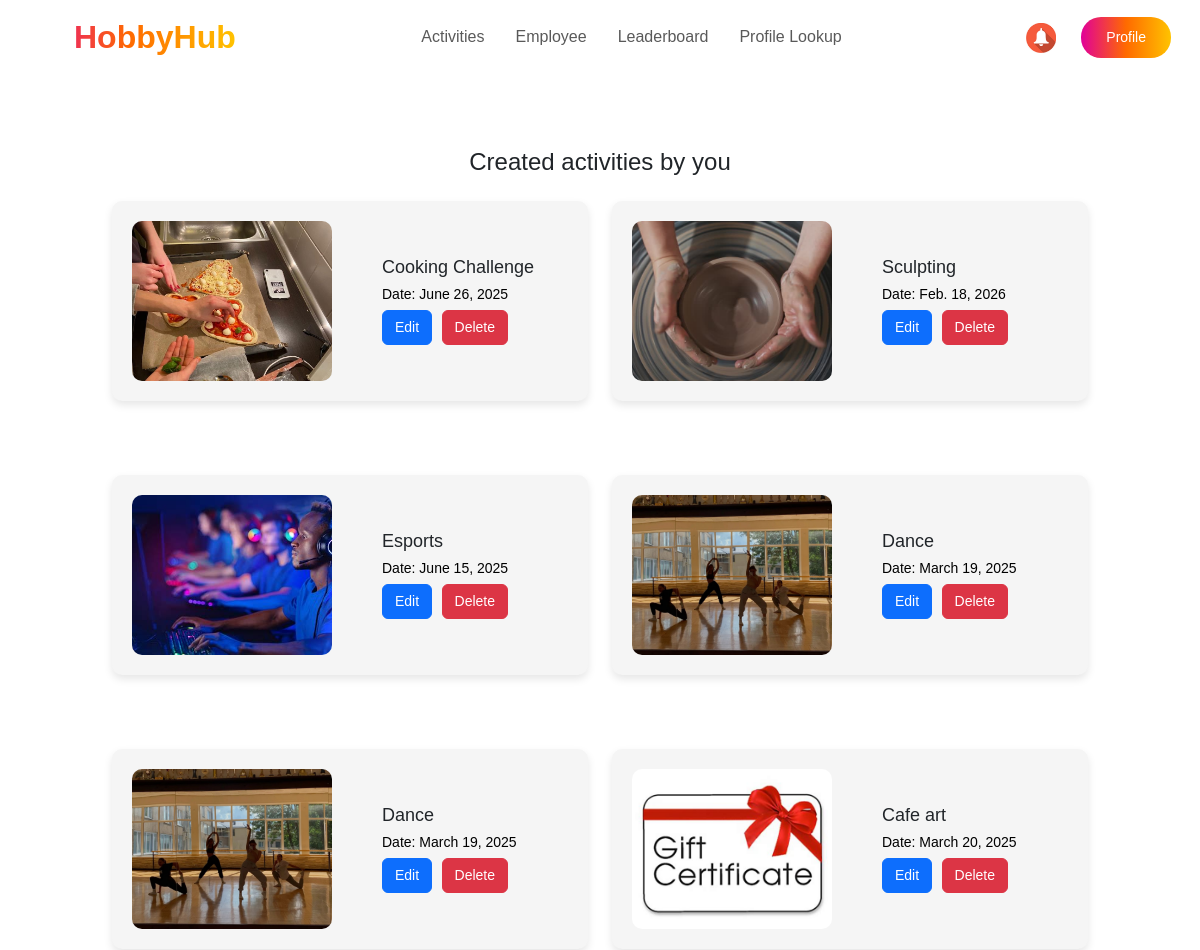
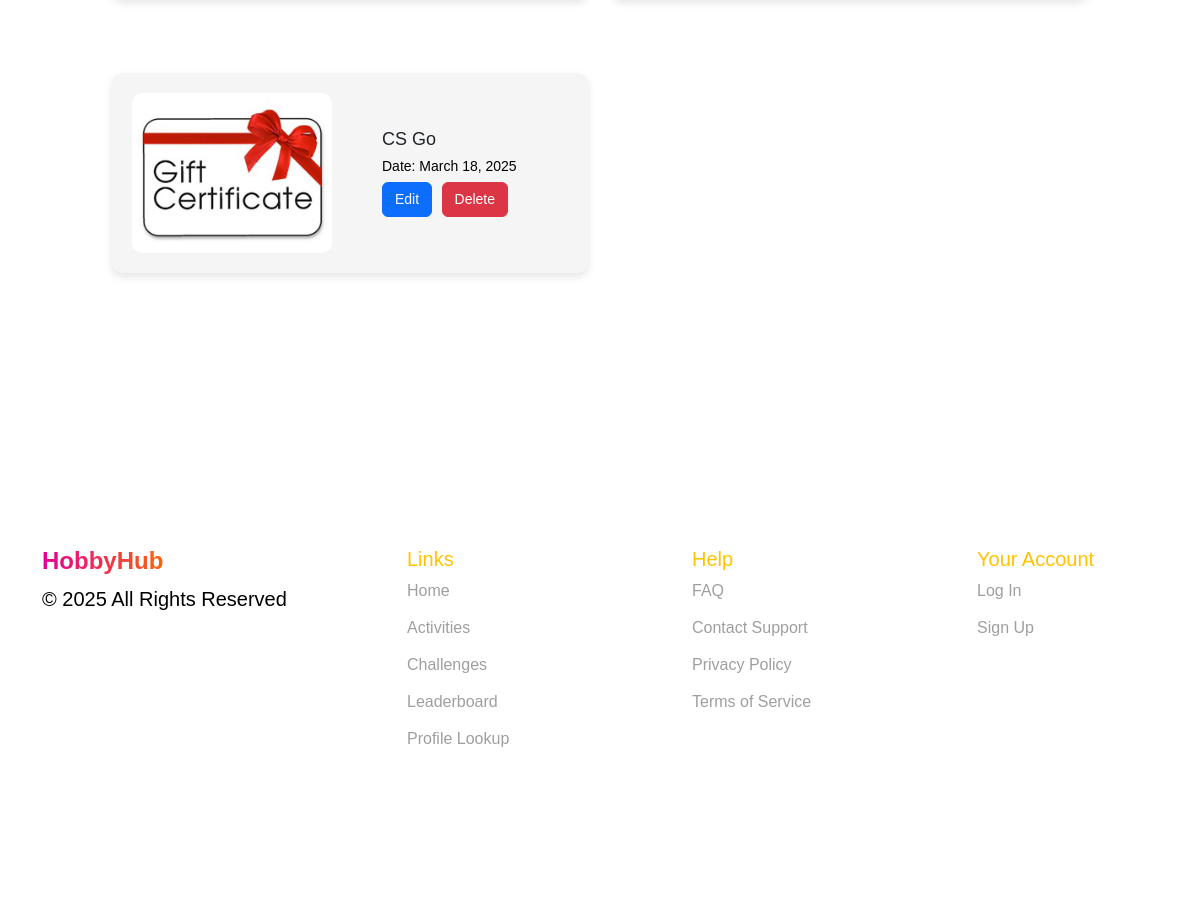
The app's page /organizer/ (signed in) with its own data (2 pictures, top to bottom).
### events/models.py (models this page shows, shortened)
class Event(models.Model):
    title = models.CharField(max_length=150)
    description = models.TextField()
    location = models.CharField(max_length=250)
    date = models.DateField()
    time = models.TimeField()
    hobbies = models.ManyToManyField(Hobby, related_name='events')
    image = models.ImageField(upload_to='event_images/', null=True, blank=True)
    company = models.ForeignKey(
        Company,
        to_field='company_id',
        on_delete=models.CASCADE,
        verbose_name="Company"
    )
    diamonds = models.IntegerField(default=0, verbose_name="Diamonds")
    quota = models.IntegerField(default=10, verbose_name="Quota")
    participants = models.ManyToManyField(Employee, related_name='events', blank=True)

### events/views.py (the view)
# urls.py: path('organizer/', organizer_view, name='organizer_view'),
@role_required("organizer")
def organizer_view(request):
    events = Event.objects.all()
    return render(request, 'organizer.html', {'events': events})

### events/views.py (called while the page is built)
def role_required(role):
    def decorator(view_func):
        @wraps(view_func)
        def wrapper(request, *args, **kwargs):
            if role == "employee" and not request.session.get("nickname"):
                return redirect(f"/sign_in/?next={request.get_full_path()}")
            if role == "organizer" and not request.session.get("company_id"):
                return redirect(f"/sign_in/?next={request.get_full_path()}")
            return view_func(request, *args, **kwargs)
        return wrapper
    return decorator

### events/templates/organizer.html (shortened to what this page needs)
{% extends "organizer_base.html" %}
    {% load static %}
    {% block extra_css %}
    <link rel="stylesheet" href="https://cdn.jsdelivr.net/npm/bootstrap@5.3.0/dist/css/bootstrap.min.css">
    <link rel="stylesheet" href="{% static 'css/all.css' %}">
    <link href="https://fonts.cdnfonts.com/css/gilroy-bold" rel="stylesheet">
    {% endblock %}
{% block content %}
    <section class="your-activities">
        <div class="container mt-5">
            <h2 class="title text-center">Created activities by you</h2>
            <div class="row mt-4">
                {% for event in events %}
                <div class="col-md-6 mb-4" id="activities">
                    <div class="activity-card">
                            <img src="{{ event.image.url }}" class="activity-img" alt="{{ event.title }}" width="200">
                            <div class="activity-info">
                                <h5>{{ event.title }}</h5>
                                <p>Date: {{ event.date }}</p>
                                <button class="btn btn-primary">Edit</button>
                                <button class="btn btn-danger">Delete</button>
                            </div>
                        </div>
                    </div>
                {% endfor %}
            </div>
        </div>
    </section>
    {% endblock %}

### events/templates/organizer_base.html (shortened to what this page needs)
<!DOCTYPE html>
<html lang="en">
<head>
    {% load static %}
    <link rel="stylesheet" href="https://cdn.jsdelivr.net/npm/bootstrap@5.3.0/dist/css/bootstrap.min.css">
    <link href="https://fonts.cdnfonts.com/css/gilroy-bold" rel="stylesheet">
    {% block extra_css %}{% endblock %}
</head>
<body>
     <section class="header">
        <nav class="navbar navbar-expand-lg navbar-bold bg-white  px-4 fixed-top">
            <a class="navbar-brand fw-bold gradient-text logo" href="{% url 'organizer_view' %}">HobbyHub</span></a>
            <div class="collapse navbar-collapse justify-content-center" id="navbarNav">
                <ul class="navbar-nav">
                    <li class="nav-item header-text"><a class="nav-link" href="{% url 'activities' %}">Activities</a></li>
                    <li class="nav-item header-text"><a class="nav-link" href="{% url 'employees' %}">Employee</a></li>
                    <li class="nav-item header-text"><a class="nav-link" href="{% url 'leaderboard_show' %}">Leaderboard</a></li>
                    <li class="nav-item header-text"><a class="nav-link" href="{% url 'organizer_profile_lookup' %}">Profile Lookup</a></li>
                </ul>
            </div>
            <div class="d-flex">
                <a class="notifications"><img src="{% static 'images/bell.jpg' %}" alt="Notification"></a>
                <button class="btn btn-gradient" ><a href="{% url 'organizer_profile'%}" style="text-decoration: none; color: #fff;">Profile</a></button>
            </div>
        </nav>
    </section>
    {% block content %}{% endblock %}
    <footer class="footer">
        <div class="container">
            <div class="row">
                <div class="col-md-3">
                    <h4 class="fw-bold gradient-text">HobbyHub</h4>
                    <p>© 2025 All Rights Reserved</p>
                </div>
                <div class="col-md-3">
                    <h5>Links</h5>
                    <ul>
                        <li><a href="#">Home</a></li>
                        <li><a href="#">Activities</a></li>
                        <li><a href="#">Challenges</a></li>
                        <li><a href="#">Leaderboard</a></li>
                        <li><a href="#">Profile Lookup</a></li>
                    </ul>
                </div>
                <div class="col-md-3">
                    <h5>Help</h5>
                    <ul>
                        <li><a href="#">FAQ</a></li>
                        <li><a href="#">Contact Support</a></li>
                        <li><a href="#">Privacy Policy</a></li>
                        <li><a href="#">Terms of Service</a></li>
                    </ul>
                </div>
                <div class="col-md-3">
                    <h5>Your Account</h5>
                    <ul>
                        <li><a href="#">Log In</a></li>
                        <li><a href="#">Sign Up</a></li>
                    </ul>
                </div>
            </div>
        </div>
    </footer>
</body>
</html>

### events/static/css/guest-styles.css (style rules this page uses)
html { scroll-behavior: smooth; }
body { font-family: 'Girloy-Medium', sans-serif !important; margin: auto; background-color: #f5f5f5; }
p { color: #000000; font-weight: 400; font-size: 20px; }
.gradient-text { background: linear-gradient(90deg, #E10098 0%, #FF6A00 50%, #FFC300 100%); -webkit-background-clip: text; -webkit-text-fill-color: transparent; font-weight: bold; }
.nav-item a { margin-right: 15px; }
.btn-gradient { background: linear-gradient(90deg, #E10098 0%, #FF6A00 50%, #FFC300 100%); color: white; border-radius: 20px; padding: 10px 25px; font-size: 18px; border: none; cursor: pointer; transition: 0.3s; }
.logo { font-size: 2rem; font-weight: bold; }
.footer { height: 450px; background: #FFFFFF; color: black; padding: 100px 0; }
.footer h5 { padding-left: 80px; color: #FFC300; }
.footer ul { list-style: none; display: flex; flex-direction: column; padding-left: 50px; }
.footer ul li { margin-bottom: 13px; }
.footer ul li a { color: #9F9F9F; text-decoration: none; padding-left: 30px; }

### events/static/css/organizer-styles.css (style rules this page uses)
body { font-family: 'Gilroy-Medium', sans-serif; background-color: #F5F5F5; }
body h1, h2, h3, h4,h5,h6, header { font-family: 'Gilroy-Bold', sans-serif; }
p { color: #000000; font-weight: 400; font-size: 20px; }
.header { background-color: gainsboro; }
.gradient-text { background: linear-gradient(90deg, #E10098 0%, #FF6A00 50%, #FFC300 100%); -webkit-background-clip: text; -webkit-text-fill-color: transparent; font-weight: bold; }
.btn-gradient { background: linear-gradient(90deg, #E10098 0%, #FF6A00 50%, #FFC300 100%); color: white; border-radius: 20px; padding: 10px 25px; font-size: 18px; border: none; cursor: pointer; transition: 0.3s; }
.logo { font-size: 2rem; font-weight: bold; padding-left: 50px; }
.footer { height: 450px; background: #FFFFFF; color: black; padding: 100px 0; }
.footer h5 { padding-left: 80px; color: #FFC300; }
.footer ul { list-style: none; display: flex; flex-direction: column; padding-left: 50px; }
.footer ul li { margin-bottom: 13px; }
.footer ul li a { color: #9F9F9F; text-decoration: none; padding-left: 30px; }
.your-activities { padding: 100px; background-color: #FFFFFF; }
.title { font-family: 'Gilroy-Bold', sans-serif; font-size: 24px; margin-bottom: 20px; }
.activity-card { display: flex; align-items: center; background: #F5F5F5; padding: 20px; border-radius: 10px; box-shadow: 0 4px 8px rgba(0, 0, 0, 0.1); margin-bottom: 50px; }
.activity-img { width: 200px; height: 160px; border-radius: 10px; object-fit: cover; margin-right: 50px; }
.activity-info h5 { font-family: 'Gilroy-Bold', sans-serif; margin: 0; font-size: 18px; }
.activity-info p { margin: 5px 0; font-size: 14px; }
.btn { font-size: 14px; margin-right: 5px; }
.notifications img { width:30px; height:30px; margin-right: 25px; margin-top: 6px; }

### events/static/css/user-styles.css (style rules this page uses)
body { overflow-x: hidden; }

### events/static/css/profile.css (style rules this page uses)
.activity-card { border-radius: 10px; overflow: hidden; transition: transform 0.3s; }

### events/static/css/activities.css (style rules this page uses)
body { font-family: 'Gilroy-Medium', sans-serif; }
body h1, h2, h3, h4,h5,h6, header { font-family: 'Gilroy-Bold', sans-serif; }

### events/static/css/employees.css (style rules this page uses)
body { font-family: 'Gilroy-Medium', sans-serif; background-color: #F5F5F5; }
body h1, h2, h3, h4,h5,h6, header { font-family: 'Gilroy-Bold', sans-serif; }

### records on screen
Event: image (picture), title "Cooking Challenge", date "June 26, 2025"
Event: image (picture), title "Sculpting", date "Feb. 18, 2026"
Event: image (picture), title "Esports", date "June 15, 2025"
Event: image (picture), title "Dance", date "March 19, 2025"
Event: image (picture), title "Dance", date "March 19, 2025"
Event: image (picture), title "Cafe art", date "March 20, 2025"
Event: image (picture), title "CS Go", date "March 18, 2025"
